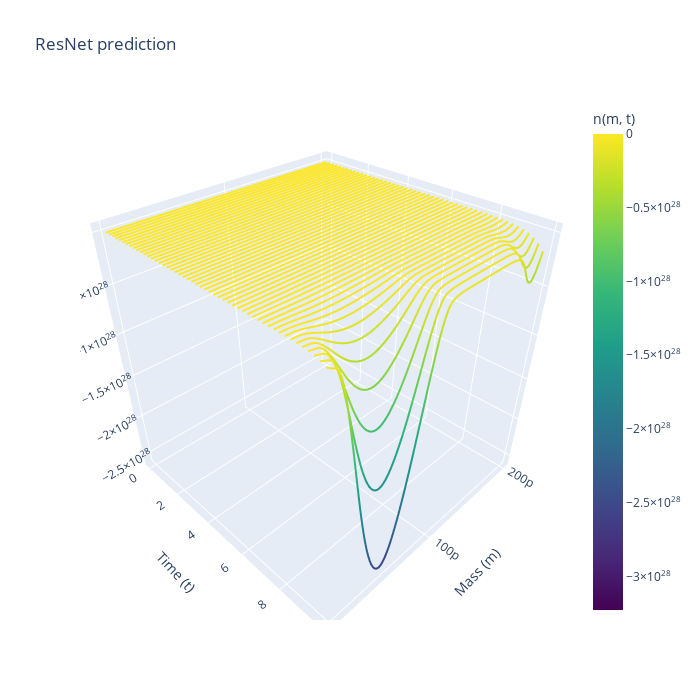

Notebook source saved alongside this figure:
### Code cell
#prediction step
n0=Dataset_validation[0]["n"][:,0]
S0=Dataset_validation[0]["initial_substrate"]
N_Res_Con_Film,S_Res_Con_Film = rollout(model=model6, n0=n0, s0=S0, steps=T-1, n_max=n_max, S_max=S_max,return_numpy=True)

plot_spaghetti(m=m,t=torch.linspace(0,10,T),N=N_Res_Con_Film,title="ResNet prediction")
biomass_Res_Con_Film  = (N_Res_Con_Film  * m.numpy()[:,None]).sum(axis=0) * delta_m.numpy()
print(biomass_Res_Con_Film)
plt.plot(t_eval,biomass_Res_Con_Film,label="Conv Biomass prediction")
plt.plot(t_eval,S_Res_Con_Film,label="ResNet Substrate Prediction")
plt.legend()
plt.grid()
plt.show()
